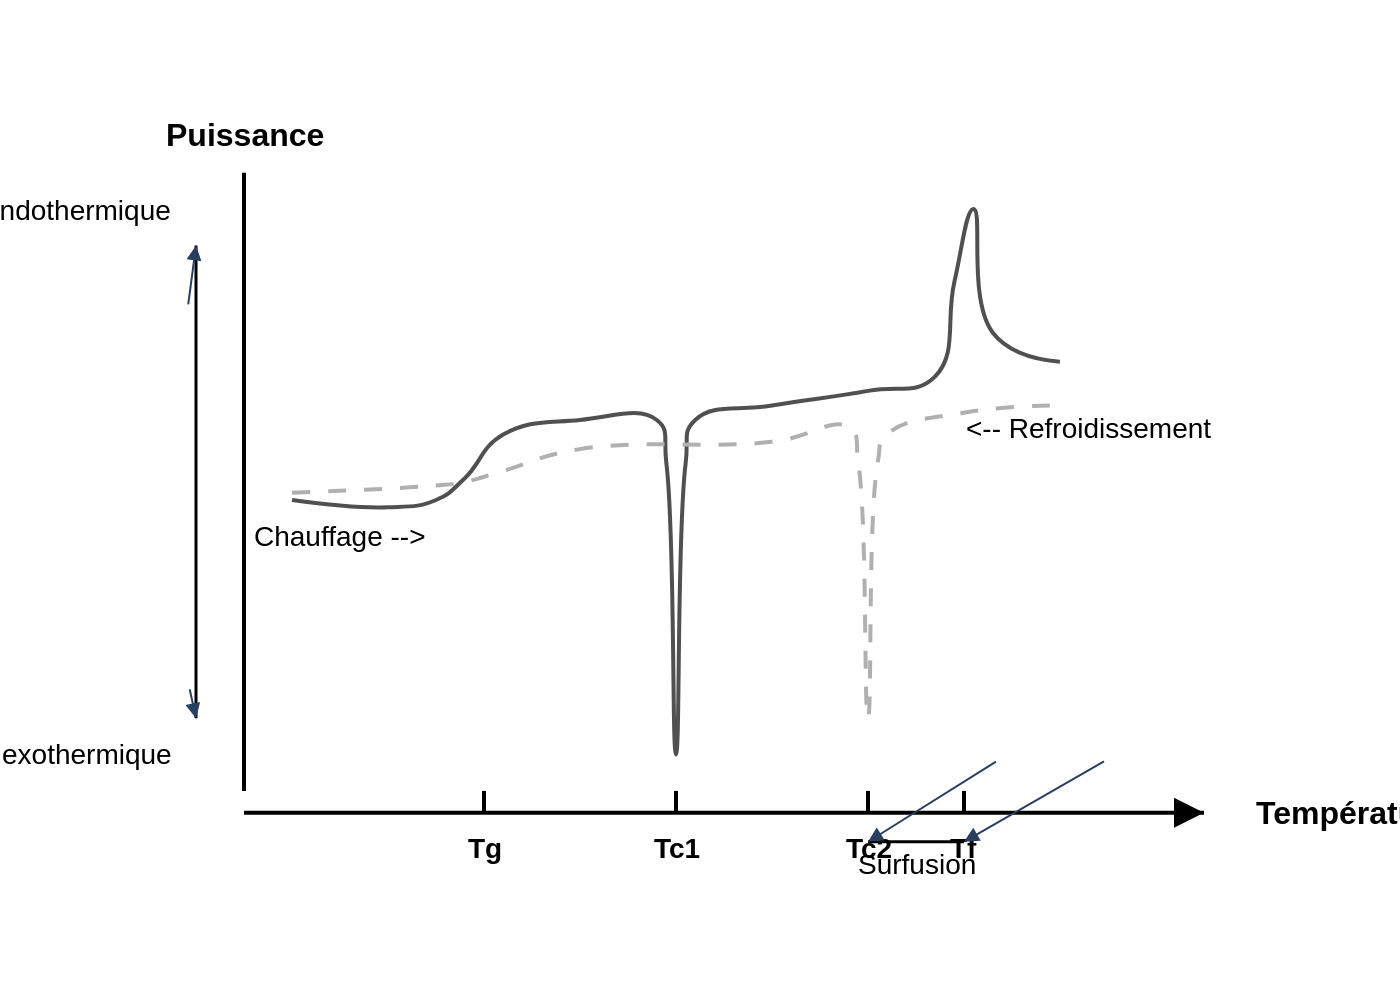

This figure's Python source:
import sys
import json
import os
import plotly.graph_objects as go

# Check for command-line argument
if len(sys.argv) != 2:
    print("Usage: python generate_chart.py <json_file_path>")
    sys.exit(1)

json_file_path = sys.argv[1]

# Read data from the JSON file
try:
    with open(json_file_path, 'r', encoding='utf-8') as f:
        chart_data = json.load(f)
except FileNotFoundError:
    print(f"Error: JSON file not found at '{json_file_path}'")
    sys.exit(1)
except json.JSONDecodeError:
    print(f"Error: Could not decode JSON from '{json_file_path}'")
    sys.exit(1)

# Extract data
data_series = chart_data.get('chart_data', [])
texts = chart_data.get('texts', {})
colors = chart_data.get('colors', [])

# Create figure
fig = go.Figure()

# Add data series traces
for i, series in enumerate(data_series):
    fig.add_trace(go.Scatter(
        x=series['x'],
        y=series['y'],
        mode='lines',
        line=dict(
            color=colors[i],
            width=2,
            dash=series['line_style'],
            shape='spline', 
            smoothing=1.3
        ),
        hoverinfo='none',
        showlegend=False
    ))

# Add annotations from the JSON file
for ann in texts.get('annotations', []):
    fig.add_annotation(
        x=ann['x'],
        y=ann['y'],
        text=ann['text'],
        showarrow=False,
        font=dict(family="Arial", size=14, color="black"),
        align=ann['align']
    )

# Add custom x-axis ticks and labels
for tick in texts.get('x_axis_ticks', []):
    fig.add_shape(type="line",
        x0=tick['x'], y0=-35, x1=tick['x'], y1=-38,
        line=dict(color="black", width=2)
    )
    fig.add_annotation(
        x=tick['x'],
        y=-40,
        text=f"<b>{tick['label']}</b>",
        showarrow=False,
        font=dict(family="Arial", size=14, color="black"),
        yanchor="top"
    )

# Add custom axis lines and titles
fig.add_shape(type="line", x0=0, y0=-38, x1=100, y1=-38, line=dict(color="black", width=2)) # X-axis
fig.add_shape(type="line", x0=0, y0=-35, x1=0, y1=50, line=dict(color="black", width=2)) # Y-axis

# Axis arrows
fig.add_annotation(x=100, y=-38, ax=98, ay=-38, xref='x', yref='y', axref='x', ayref='y', showarrow=True, arrowhead=2, arrowsize=1.5, arrowwidth=2, arrowcolor='black')
fig.add_annotation(x=0, y=50, ax=0, ay=48, xref='x', yref='y', axref='x', ayref='y', showarrow=True, arrowhead=2, arrowsize=1.5, arrowwidth=2, arrowcolor='black')

# Y-axis direction arrow and labels
fig.add_shape(type="line", x0=-5, y0=-25, x1=-5, y1=40, line=dict(color="black", width=1.5))
fig.add_annotation(x=-5, y=40, ax=-5, ay=38, showarrow=True, arrowhead=2, arrowsize=1.5)
fig.add_annotation(x=-5, y=-25, ax=-5, ay=-23, showarrow=True, arrowhead=2, arrowsize=1.5)

fig.add_annotation(x=-7, y=45, text=texts['y_axis_labels']['endothermique'], showarrow=False, font=dict(family="Arial", size=14, color="black"), xanchor="right")
fig.add_annotation(x=-7, y=-30, text=texts['y_axis_labels']['exothermique'], showarrow=False, font=dict(family="Arial", size=14, color="black"), xanchor="right")

# Surfusion indicator
fig.add_shape(type="line", x0=65, y0=-42, x1=75, y1=-42, line=dict(color="black", width=1.5))
fig.add_annotation(x=65, y=-42, ax=67, ay=-42, showarrow=True, arrowhead=2, arrowsize=1.5)
fig.add_annotation(x=75, y=-42, ax=73, ay=-42, showarrow=True, arrowhead=2, arrowsize=1.5)

# Axis titles
fig.add_annotation(x=105, y=-38, text=f"<b>{texts['x_axis_title']}</b>", showarrow=False, font=dict(family="Arial", size=16), xanchor="left", yanchor="middle")
fig.add_annotation(x=0, y=58, text=f"<b>{texts['y_axis_title']}</b>", showarrow=False, font=dict(family="Arial", size=16), xanchor="center", yanchor="top")

# Update layout
fig.update_layout(
    font=dict(family="Arial", size=12, color="black"),
    plot_bgcolor='white',
    paper_bgcolor='white',
    xaxis=dict(
        visible=False,
        range=[-15, 110]
    ),
    yaxis=dict(
        visible=False,
        range=[-50, 60]
    ),
    margin=dict(l=50, r=50, t=50, b=50),
    showlegend=False
)

# Determine output filename and save the image
base_filename = os.path.splitext(os.path.basename(json_file_path))[0]
output_filename = f"{base_filename}.png"
fig.write_image(output_filename, scale=2)

print(f"Chart saved to {output_filename}")
